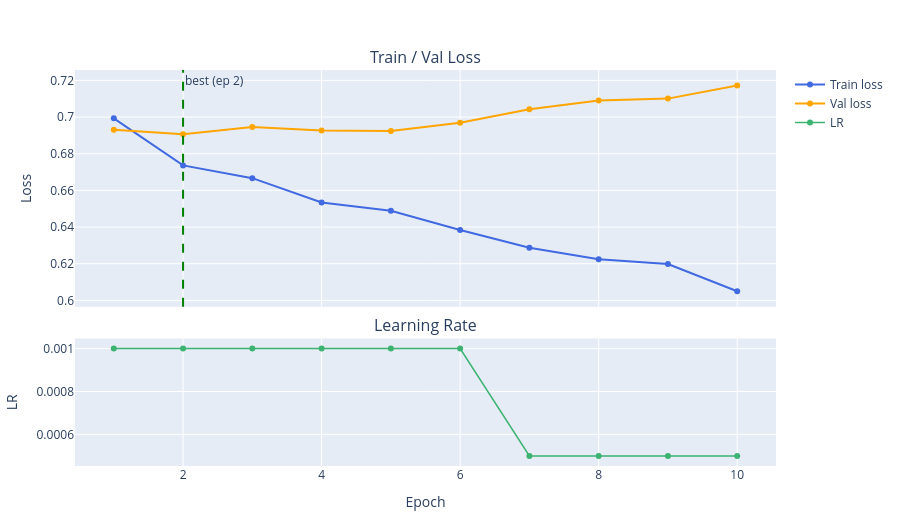

The cell this chart's notebook holds for it:
### Code cell
epochs = list(range(1, len(train_losses) + 1))

fig = make_subplots(rows=2, cols=1, shared_xaxes=True,
                    row_heights=[0.65, 0.35], vertical_spacing=0.08,
                    subplot_titles=['Train / Val Loss', 'Learning Rate'])

fig.add_trace(go.Scatter(x=epochs, y=train_losses, name='Train loss',
                          line=dict(color='royalblue', width=2)), row=1, col=1)
fig.add_trace(go.Scatter(x=epochs, y=val_losses, name='Val loss',
                          line=dict(color='orange', width=2)), row=1, col=1)
fig.add_vline(x=best_epoch, line_dash='dash', line_color='green',
               annotation_text=f'best (ep {best_epoch})', row=1, col=1)
fig.add_trace(go.Scatter(x=epochs, y=lrs, name='LR',
                          line=dict(color='mediumseagreen', width=1.5)), row=2, col=1)

fig.update_yaxes(title_text='Loss', row=1, col=1)
fig.update_yaxes(title_text='LR',   row=2, col=1)
fig.update_xaxes(title_text='Epoch', row=2, col=1)
fig.update_layout(height=520, margin=dict(l=50, r=20, t=70, b=40))
fig.show()

### Figure 1 — Plotly figure (JSON) as saved in the notebook; plotly's stock layout.template omitted (floating-point values rounded to 4 significant figures)
{"data": [{"line": {"color": "royalblue", "width": 2}, "name": "Train loss", "type": "scatter", "x": [1, 2, 3, 4, 5, 6, 7, 8, 9, 10], "xaxis": "x", "y": [0.6993, 0.6736, 0.6667, 0.6534, 0.6488, 0.6384, 0.6287, 0.6225, 0.6199, 0.605], "yaxis": "y"}, {"line": {"color": "orange", "width": 2}, "name": "Val loss", "type": "scatter", "x": [1, 2, 3, 4, 5, 6, 7, 8, 9, 10], "xaxis": "x", "y": [0.693, 0.6906, 0.6945, 0.6927, 0.6925, 0.697, 0.7043, 0.709, 0.7101, 0.7172], "yaxis": "y"}, {"line": {"color": "mediumseagreen", "width": 1.5}, "name": "LR", "type": "scatter", "x": [1, 2, 3, 4, 5, 6, 7, 8, 9, 10], "xaxis": "x2", "y": [0.001, 0.001, 0.001, 0.001, 0.001, 0.001, 0.0005, 0.0005, 0.0005, 0.0005], "yaxis": "y2"}], "layout": {"annotations": [{"font": {"size": 16}, "showarrow": false, "text": "Train / Val Loss", "x": 0.5, "xanchor": "center", "xref": "paper", "y": 1, "yanchor": "bottom", "yref": "paper"}, {"font": {"size": 16}, "showarrow": false, "text": "Learning Rate", "x": 0.5, "xanchor": "center", "xref": "paper", "y": 0.322, "yanchor": "bottom", "yref": "paper"}, {"showarrow": false, "text": "best (ep 2)", "x": 2, "xanchor": "left", "xref": "x", "y": 1, "yanchor": "top", "yref": "y domain"}], "height": 520, "margin": {"b": 40, "l": 50, "r": 20, "t": 70}, "shapes": [{"line": {"color": "green", "dash": "dash"}, "type": "line", "x0": 2, "x1": 2, "xref": "x", "y0": 0, "y1": 1, "yref": "y domain"}], "xaxis": {"anchor": "y", "domain": [0, 1], "matches": "x2", "showticklabels": false}, "xaxis2": {"anchor": "y2", "domain": [0, 1], "title": {"text": "Epoch"}}, "yaxis": {"anchor": "x", "domain": [0.402, 1], "title": {"text": "Loss"}}, "yaxis2": {"anchor": "x2", "domain": [0, 0.322], "title": {"text": "LR"}}}}
